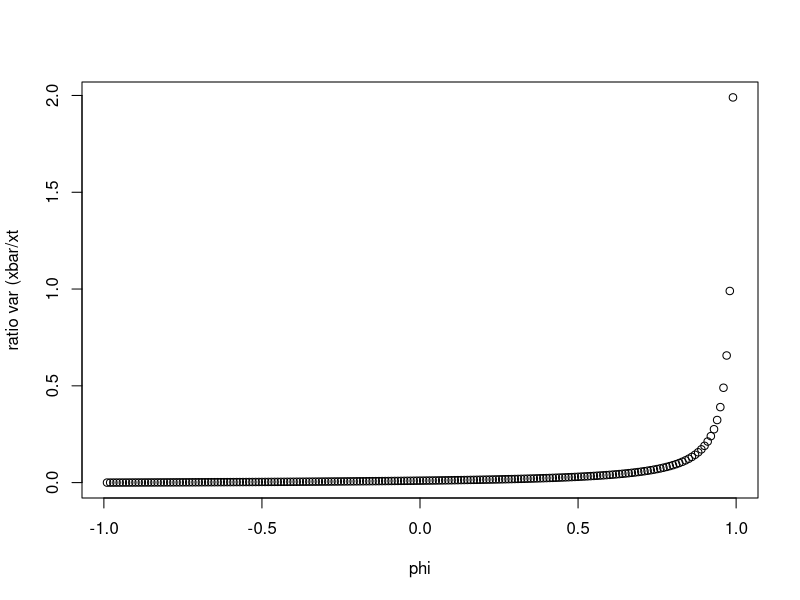
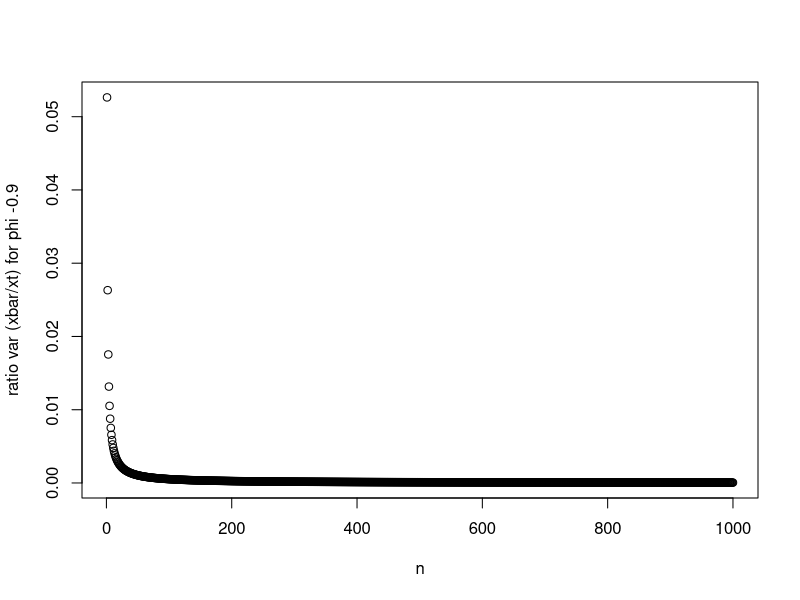
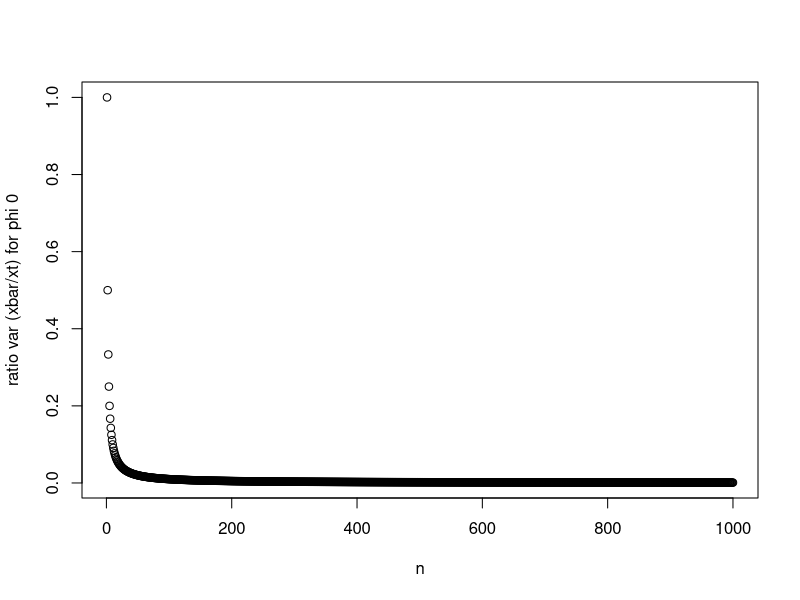
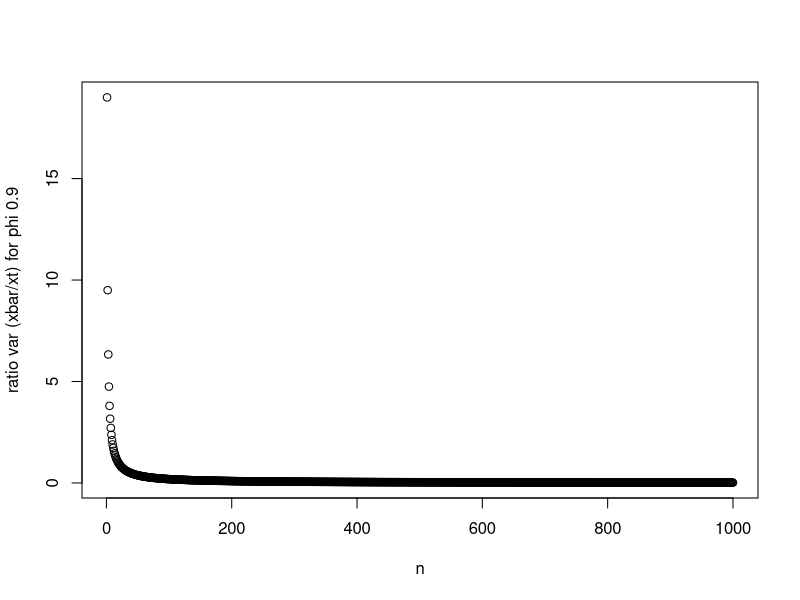

Write the R code that produced these figures, in order.
## ---- chunk 1
knitr::opts_chunk$set(echo = TRUE)
## ---- chunk 2
phis <- seq(-0.99,0.99,0.01)
ratiovar <- (1+ phis)/(100*(1-phis))

plot(phis,ratiovar,xlab = "phi", ylab = "ratio var (xbar/xt")
## ---- chunk 3

n <- seq(1,1000,1)
phi1 <- -0.9
ratiovar1 <- (1+ phi1)/(n*(1-phi1))

plot(n,ratiovar1,xlab = "n", ylab = "ratio var (xbar/xt) for phi -0.9")

## ---- chunk 4

n <- seq(1,1000,1)
phi2 <- 0
ratiovar2 <- (1+ phi2)/(n*(1-phi2))

plot(n,ratiovar2,xlab = "n", ylab = "ratio var (xbar/xt) for phi 0")

## ---- chunk 5

n <- seq(1,1000,1)
phi3 <- 0.9
ratiovar3 <- (1+ phi3)/(n*(1-phi3))

plot(n,ratiovar3,xlab = "n", ylab = "ratio var (xbar/xt) for phi 0.9")

